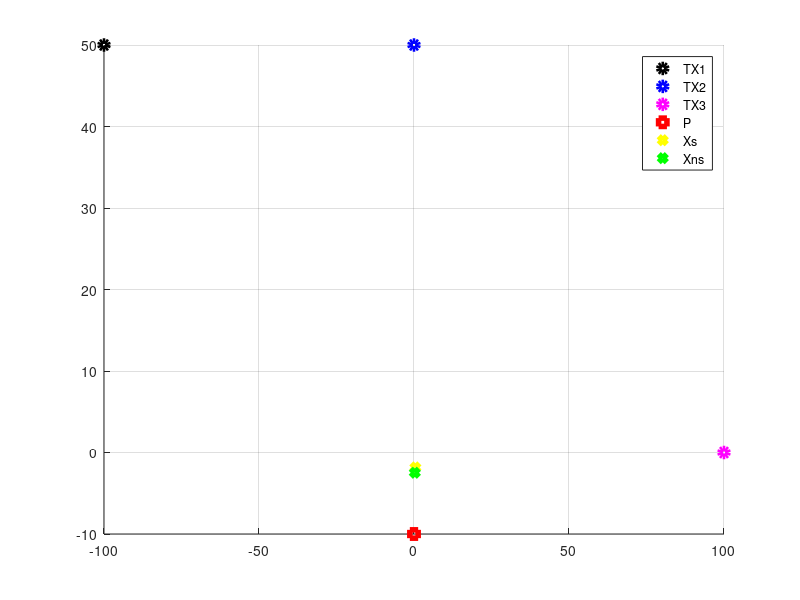

Write MATLAB code to recreate this figure.
%Chapter 20
% -------------------------------------------------------------------------
% Example 2: Evaluation of the position
% -------------------------------------------------------------------------
% author:F. Dovis

clear all; close all; clc

%Transmitters' positions

TX1=[-100,50];
TX2=[0, 50];
TX3=[100,0];
P=[0,-10];

% Euclidean distances of the transmitters with respect to P

r1=sqrt((TX1(1)-P(1))^2+(TX1(2)-P(2))^2);     %TX1
r2=sqrt((TX2(1)-P(1))^2+(TX2(2)-P(2))^2);     %TX2
r3=sqrt((TX3(1)-P(1))^2+(TX3(2)-P(2))^2);     %TX3

% Measured pseudoranges (in meters)

rho1= 112.5;
rho2= 52;
rho3= 99;

% Differences between measurements and geometrical values

delta_rho=[r1-rho1; r2-rho2; r3-rho3]

%%%%%%%%%%%%%%%%%%%%%%%
% 1. Synchronous case %
%%%%%%%%%%%%%%%%%%%%%%%

% Geometrical matrix
disp('User receiver synchronized to TX time scale')
Hs=[(TX1(1)-P(1))/r1, (TX1(2)-P(2))/r1;
    (TX2(1)-P(1))/r2, (TX2(2)-P(2))/r2;
    (TX3(1)-P(1))/r3, (TX3(2)-P(2))/r3]

HsTHs = Hs'*Hs;
rank_s = rank(HsTHs) %checks if the H matrix is singular

if rank_s>0
    % Evaluation of the displacement wrt to the linearization point
    disp('Displacement wrt to the linearization point ')
    DeltaXs=inv(Hs'*Hs)*Hs'*delta_rho
    
    disp('Position ')
    Xs=P+DeltaXs'
else
    disp('Not enough independent measurements available')
end



%%%%%%%%%%%%%%%%%%%%%%%%
% 2. Asynchronous case %
%%%%%%%%%%%%%%%%%%%%%%%%

% Geometrical matrix
disp('User receiver not synchronized to TX time scale')
Hns=[(TX1(1)-P(1))/r1, (TX1(2)-P(2))/r1, -1;
    (TX2(1)-P(1))/r2, (TX2(2)-P(2))/r2, -1;
    (TX3(1)-P(1))/r3, (TX3(2)-P(2))/r3, -1]

HnsTHns = Hns'*Hns;

rank_ns = rank(HnsTHns) %checks if the H matrix is singular

if rank_ns>0
    % Evaluation of the displacement wrt to the linearization point
    disp('Displacement wrt to the linearization point ')
    DeltaXns=inv(Hns'*Hns)*Hns'*delta_rho
    
    disp('Position ')
    Xns=P+DeltaXns(1:2)'
else
    disp('Not enough independent measurements available')
end



figure(1)
hold on
grid on
plot(TX1(1), TX1(2), 'o k','Linewidth',4)
plot(TX2(1), TX2(2), 'o b','Linewidth',4)
plot(TX3(1), TX3(2), 'o m','Linewidth',4)

plot(P(1), P(2), 's r','Linewidth',4)

plot(Xs(1),Xs(2), 'd y', 'Linewidth',4)
plot(Xns(1),Xns(2), 'd g', 'Linewidth',4)
legend('TX1', 'TX2', 'TX3', 'P', 'Xs' , 'Xns')

